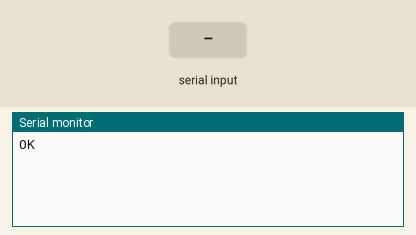
A sketch run on a simulated Arduino Uno, built with avr-gcc and run on an emulated ATmega328P. Shown: the last lines printed to the serial monitor. Inputs (shaded band) come from the test bench. The modem accepts every AT command (registered, SIM ready, sends succeed) and sends nothing else.

Above: at 3.7 s.
3.8 s: "1" received over the second serial link
At 4.9 s:
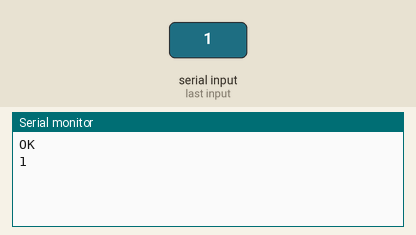
5.3 s: "0" received over the second serial link
At 6.1 s:
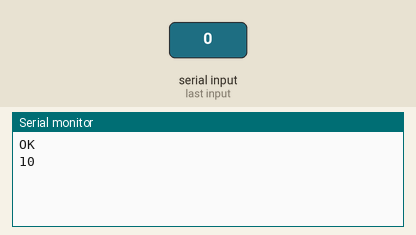

Measured:
- after the input at 3.8 s, the serial monitor: prints a new line at once (image 1)
- after the input at 5.3 s, the serial monitor: prints a new line at once (image 2)

The sketch:

ujicoba_2.ino
```cpp
  /* Command serial monitor AT
* Check serial support : AT+IPREX=0 (Change baud rate : AT+IPR? // AT+IPR=<speed>
* 1. Check module : AT
* 2. Check Signal Provide : AT+COPS?
*   Possible values for access technology,
*   0 GSM
*   1 GSM Compact
*   2 UTRAN
*   3 GSM w/EGPRS
*   4 UTRAN w/HSDPA
*   5 UTRAN w/HSUPA
*   6 UTRAN w/HSDPA and HSUPA
*   7 E-UTRAN
* 3. Check Signal Quality : AT+CSQ //Signal quality test, value range is 0-31 , 31 is the best
*
* 4. Change Signal Provide : AT+COPS=0,0,"Tsel-PakaiMasker",*Change(0, 2 or 7)
* 5. Preferred mode selection : AT+CNMP? // AT+CNMP=(2 *auto, 13 *GSM only, 14 *WCDMA Only, 38 *LTE Only) read datasheet on page 96
*
* Call command :
* 1. ATD+"+628XXXX" -> used to call phone number.
* 2. ATA "answer an incoming call"
* 3. ATH / AT+CHUP "disconnect an incoming call"
*
*
*/


#include<SoftwareSerial.h>
#include <Wire.h>

SoftwareSerial mySerial(7,8);

void setup() {
  // put your setup code here, to run once:
  //Serial.begin(9600);
  //mySerial.begin(9600);
  Serial.begin(115200);
  mySerial.begin(115200);

  set_baud(38400);

}

void loop() {
  // put your main code here, to run repeatedly:
 while(1){
   while(mySerial.available()){
    Serial.write(mySerial.read());
  }
  while(Serial.available()){
    mySerial.write(Serial.read());
  }
  //csq();
 }
}

void csq(){
  //mySerial.println("AT");
  //delay(1000);
  //mySerial.println("AT+CSQ");
  //delay(5000);
  mySerial.println("AT+COPS?");
  delay(2000);

}

void set_baud(long int baud){
  delay(1000);
  //mySerial.println("AT");
  //delay(500);
  mySerial.print("AT+IPR=");
  mySerial.println(baud);
  delay(1000);
  Serial.begin(baud);
  mySerial.begin(baud);
  delay(500);
}
```
